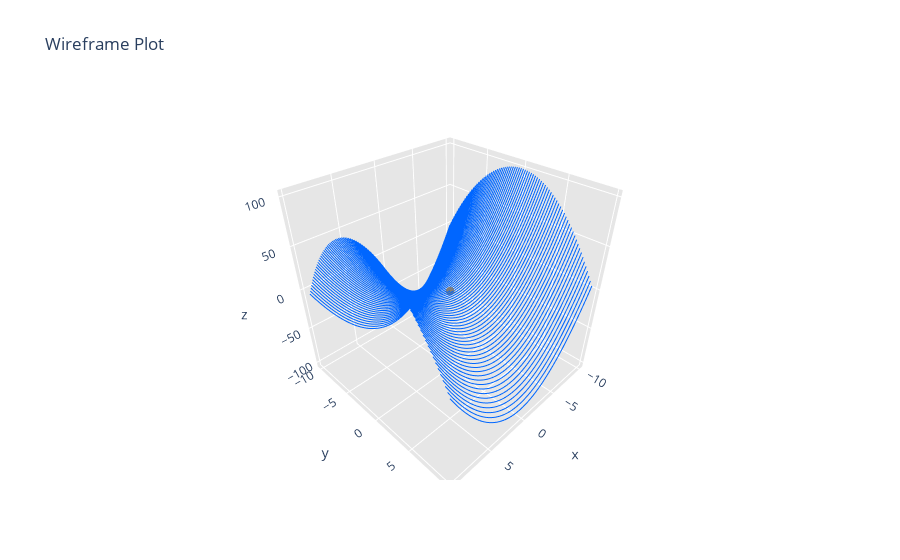

The code cell stored with this chart in its notebook:
### Markdown cell above
#### 関数$f(x,y)$の描画

### Code cell
def fxy(x, y):
    return x**2 - y**2

#目的関数の値をつくる
axis_x = np.arange(-10,10,0.25)
axis_y = np.arange(-10,10,0.25)
mx, my = meshgrid(axis_x, axis_y) 
mz = fxy(mx, my)

# 3次元で描画
myplotly.graph3d(mx, my, mz, point_x=0,point_y=0,point_z=fxy(0,0), markersize=3)
